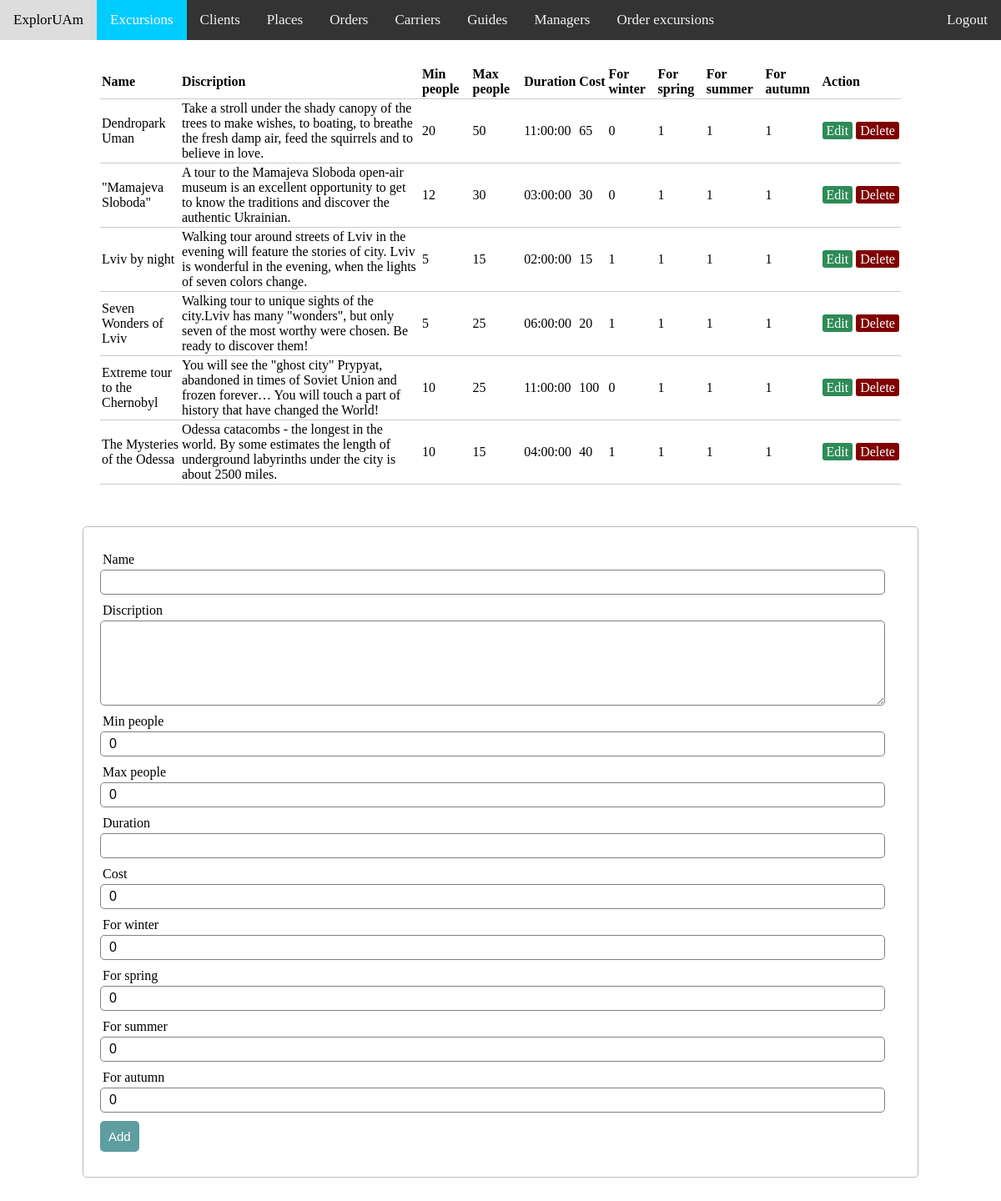
/admin_view/excursions.php, run on an earlier commit of the app's database.
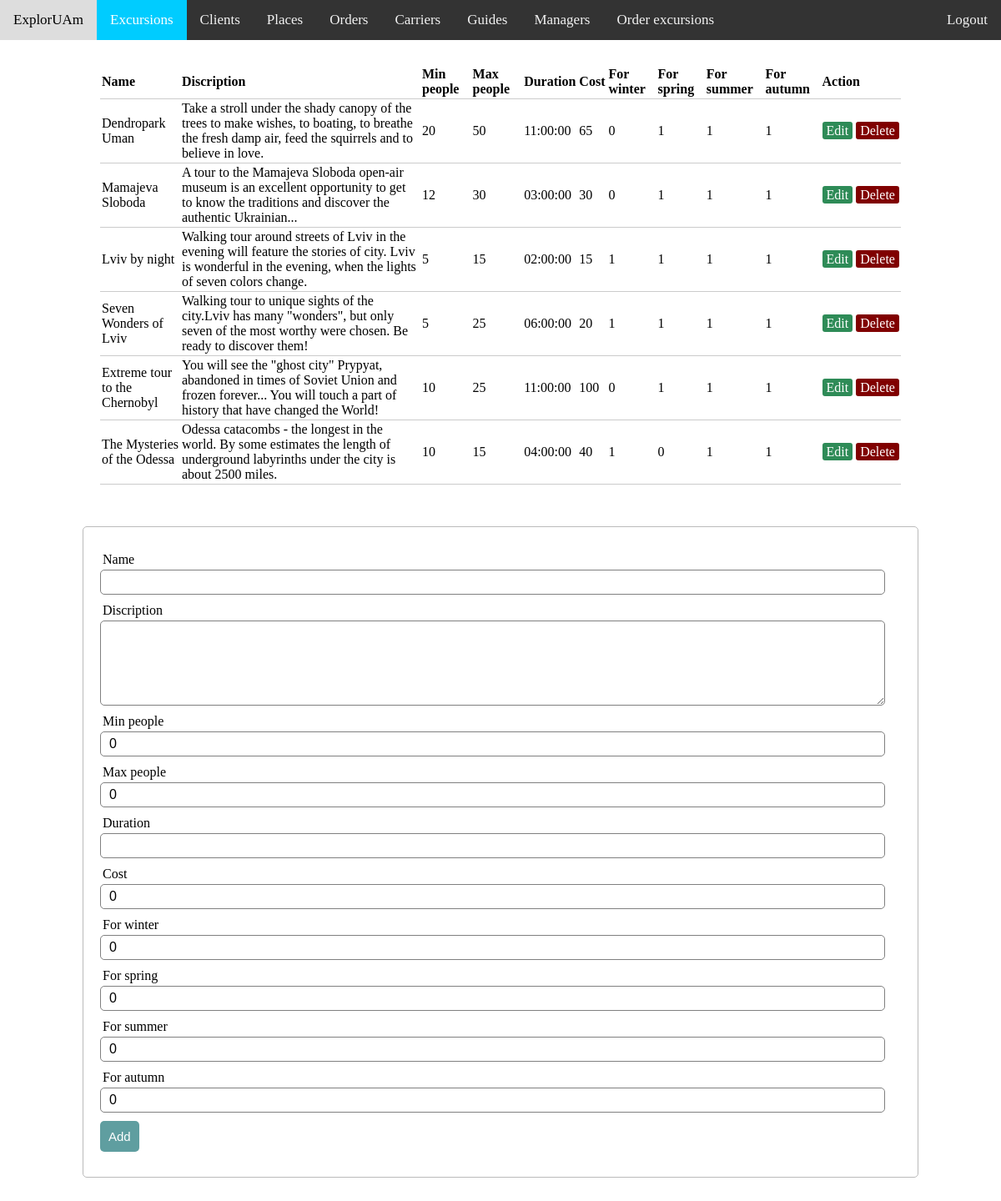
And on a later commit of the database.
### tables this page shows
CREATE TABLE IF NOT EXISTS `excursions` (
  `id_excursion` int(11) NOT NULL AUTO_INCREMENT,
  `name_excurs` varchar(30) NOT NULL,
  `discrip_excurs` varchar(300) NOT NULL,
  `min_people` int(11) NOT NULL,
  `max_people` int(11) NOT NULL,
  `duration` time NOT NULL,
  `cost_excurs` int(11) NOT NULL,
  `winter` tinyint(1) NOT NULL,
  `spring` tinyint(1) NOT NULL,
  `summer` tinyint(1) NOT NULL,
  `autumn` tinyint(1) NOT NULL,
  PRIMARY KEY (`id_excursion`)
);

### admin_view/server_ex_pl.php (called while the page is built, shortened)
<?php
	$update = false;
	$name_excurs= "";
	$min_people= 0;
	$max_people= 0;
	$duration= "";
	$cost_excurs= 0;
	$winter= 0;
	$spring= 0;
	$summer= 0;
	$autumn= 0;
?>

### admin_view/excursions.php (the view, shortened to what this page needs)
<?php  include('server_ex_pl.php');
?>
<html>
<head>
<link rel="stylesheet" href="adminstyle.css">
</head>
<body>
<div class="topnav"> <a class="hover">ExplorUAm</a>
  <a class="active" href="excursions.php">Excursions</a>
  <a href="clients.php">Clients</a>
  <a href="places.php">Places</a>
  <a href="orders.php">Orders</a>
  <a href="carriers.php">Carriers</a>
  <a href="guides.php">Guides</a>
  <a href="managers.php">Managers</a>
  <a href="order_excursions.php">Order excursions</a>
  <a href="../logout.php" style="float:right"> Logout </a>
</div>
<?php $results = mysqli_query($db, "SELECT * FROM excursions"); ?>
<table>
  <thead>
    <tr>
      <th>Name</th>
      <th>Discription</th>
      <th>Min people</th>
      <th>Max people</th>
      <th>Duration</th>
      <th>Cost</th>
      <th>For winter</th>
      <th>For spring</th>
      <th>For summer</th>
      <th>For autumn</th>
      <th colspan="2">Action</th>
    </tr>
  </thead>
  <?php while ($row = mysqli_fetch_array($results)) { ?>
    <tr>
      <td class="name"><?php echo $row['name_excurs']; ?></td>
      <td class="des"><?php echo $row['discrip_excurs']; ?></td>
      <td><?php echo $row['min_people']; ?></td>
      <td><?php echo $row['max_people']; ?></td>
      <td><?php echo $row['duration']; ?></td>
      <td><?php echo $row['cost_excurs']; ?></td>
      <td><?php echo $row['winter']; ?></td>
      <td><?php echo $row['spring']; ?></td>
      <td><?php echo $row['summer']; ?></td>
      <td><?php echo $row['autumn']; ?></td>
      <td>
        <a href="excursions.php?edit_ex=<?php echo $row['id_excursion']; ?>" class="edit_btn" >Edit</a>
      </td>
      <td>
        <a href="server_ex_pl.php?del_ex=<?php echo $row['id_excursion']; ?>" class="del_btn">Delete</a>
      </td>
    </tr>
  <?php } ?>
</table>
  <form method="post" action="server_ex_pl.php" >
    <div class="input-group">
      <label>Name</label>
      <input type="text" name="name" value="<?php echo $name_excurs; ?>">
    </div>
    <div class="input-group" >
      <label>Discription</label>
      <textarea name="discrip" rows="5"><?php echo $discrip_excurs; ?></textarea>
    </div>
    <div class="input-group">
      <label>Min people</label>
      <input type="text" name="min"value="<?php echo $min_people; ?>">
    </div>
    <div class="input-group">
      <label>Max people</label>
      <input type="text" name="max" value="<?php echo $max_people; ?>">
    </div>
    <div class="input-group">
      <label>Duration</label>
      <input type="text" name="duration" value="<?php echo $duration; ?>">
    </div>
    <div class="input-group">
      <label>Cost</label>
      <input type="text" name="cost" value="<?php echo $cost_excurs; ?>">
    </div>
    <div class="input-group">
      <label>For winter</label>
      <input type="text" name="winter" value="<?php echo $winter; ?>">
    </div>
    <div class="input-group">
      <label>For spring</label>
      <input type="text" name="spring" value="<?php echo $spring; ?>">
    </div>
    <div class="input-group">
      <label>For summer</label>
      <input type="text" name="summer" value="<?php echo $summer; ?>">
    </div>
    <div class="input-group">
      <label>For autumn</label>
      <input type="text" name="autumn" value="<?php echo $autumn; ?>">
    </div>
    <div class="input-group">
      <?php if ($update == true): ?>
      <button class="btn" type="submit" name="update_ex" style="background: #ddd;" >Update</button>
      <?php else: ?>
      <button class="btn" type="submit" name="save_ex" >Add</button>
      <?php endif ?>
    </div>
  </form>
</body>
</html>

What changed in the data, as far as the page shows it:
changed excursions: name_excurs "\"Mamajeva Sloboda\"" → "Mamajeva Sloboda"; discrip_excurs "A tour to the Mamajeva Sloboda open-air museum is an excellent opportunity to get to know the traditions and discover the authentic Ukrainian." → "A tour to the Mamajeva Sloboda open-air museum is an excellent opportunity to get to know the traditions and discover the authentic Ukrainian..."
changed excursions "Extreme tour to the Chernobyl": discrip_excurs "You will see the \"ghost city\" Prypyat, abandoned in times of Soviet Union and frozen forever… You will touch a part of history that have changed the World!" → "You will see the \"ghost city\" Prypyat, abandoned in times of Soviet Union and frozen forever... You will touch a part of history that have changed the World!"
changed excursions "The Mysteries of the Odessa": spring "1" → "0"
